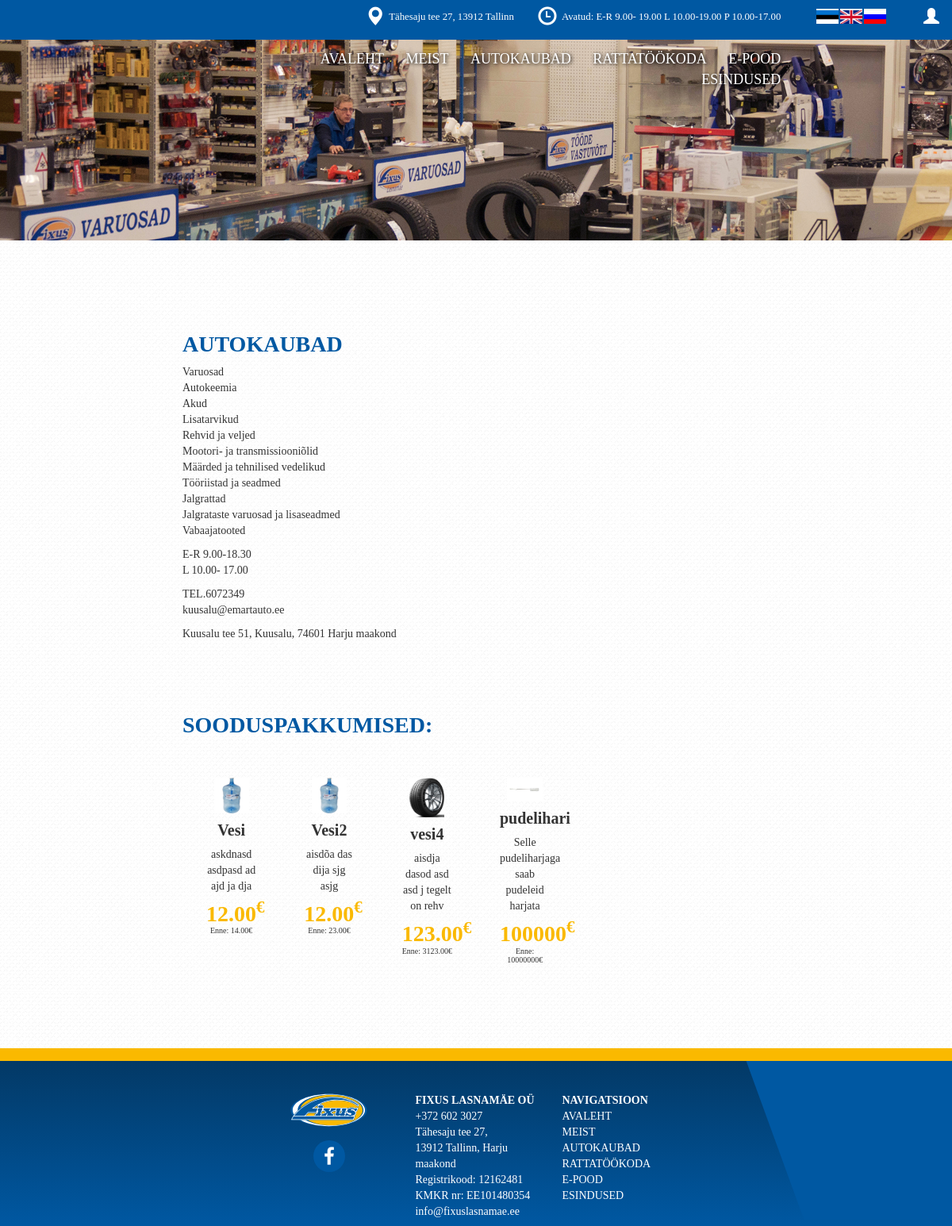
The page /browser/ on the database as committed earlier.
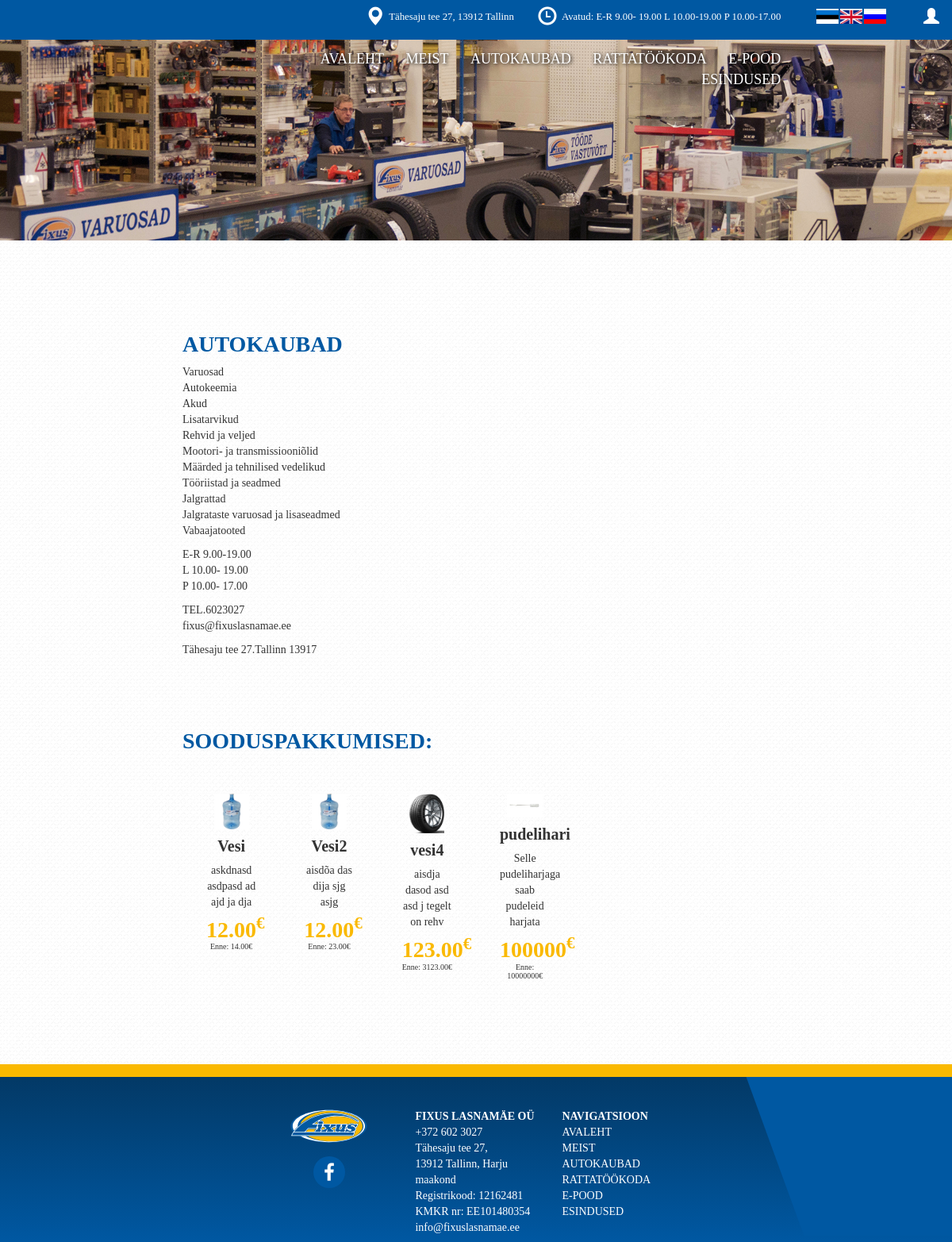
The same page on the database as committed later.
### browser/models.py (models this page shows, shortened)
class browser_lang(models.Model):
	lang = models.CharField(max_length=3, unique=True)
	header = models.CharField(max_length=999, blank=True)
	text = models.TextField( blank=True)
	h1 = models.CharField(max_length=999, blank=True)
	bg_img = models.ImageField(blank=True)
	saadavausPoes = models.CharField(max_length=999, blank=True)
	vanaHind = models.CharField(max_length=999, blank=True)
	uusHind = models.CharField(max_length=999, blank=True)
	kaibeMaks = models.CharField(max_length=999, blank=True)
	enne = models.CharField(max_length=999, blank=True)

### browser/views.py (the view)
# urls.py: url(r'^browser/', include('browser.urls')),
def browser(request):
	if 'lang' not in request.session:
		request.session['lang'] = 'est'
	flags = []
	for item in langs.objects.all():
		flags.append(item)
	if bool(request.POST) == True:
		if request.POST['submit-btn'] == 'lang':
			request.session['lang'] = request.POST['langselect']
			return HttpResponseRedirect('/browser') #INDEX\i puhul '/'
	ad2 = []
	for nr in range(len(ad.objects.all())):
		ad2.append(nr)
	return render(request, 'browser.html', context={
		'contact':contact.objects.all()[0],
		'navbar_lang':navbar_lang.objects.get(lang=request.session['lang']),
		'flags':flags,
		'tooted': toode.objects.filter(lang=request.session['lang']),
		'lang': browser_lang.objects.get(lang=request.session['lang']),
		'ads':ad.objects.all(),
		'ads2':ad2,
		'social_media':social_media.objects.all()
		})

### templates/browser.html (shortened to what this page needs)
{% load staticfiles %}
<!DOCTYPE html>
<html lang="en">
<head>
	<link rel="stylesheet" type="text/css" href="{% static 'browser.css' %}">
</head>
<body style="background-image: url('{% static 'BG.jpg' %}');">
{% include "navbar/navbar.html" %}
<div class="col-xs-12 browser-bg"><img src="{{ lang.bg_img.url }}"></div>
<div class="col-xs-12 col-lg-2"></div>
<div class="col-xs-12 col-lg-8 discounts">
	<div class="col-xs-12 discounts__header">
		<h3>{{ lang.header }}</h3>
		<p>{{ lang.text|linebreaks }}</p>
		<br><br><br>
		<h3>{{ lang.h1 }}</h3>
	</div>
	<div class="col-xs-12 discounts__items">
		{% for toode in tooted %}
		<div class="col-xs-12 col-lg-2 discounts__items__item">
			<div class="col-xs-12 discounts__items__item__img">
				<img src="{{ toode.img.url }}">
			</div>
			<div class="col-xs-12 discounts__items__item__info">
				<h4>{{ toode.name }}</h4>
				<p>{{ toode.description }}</p>
				<h5>{{ toode.price }}<sup>€</sup></h5>
				<h6>{{ lang.enne }}: {{ toode.prevprice }}€</h6>
			</div>
		</div>
		{% endfor %}
	</div>
</div>
<div class="col-xs-12 col-lg-2"></div>
{% include "navbar/footer.html" %}
</body>
</html>

Rows that differ between the two databases and show on the page:
changed browser_lang "AUTOKAUBAD": text "…ja lisaseadmed Vabaajatooted E-R 9.00-18.30 L 10.00- 17.00 TEL.6072349 kuusalu@emartauto.ee Kuusalu tee 51, Kuusalu, 74601 Harju maakond" → "…ja lisaseadmed Vabaajatooted E-R 9.00-19.00 L 10.00- 19.00 P 10.00- 17.00 TEL.6023027 fixus@fixuslasnamae.ee Tähesaju tee 27.Tallinn 13917"
